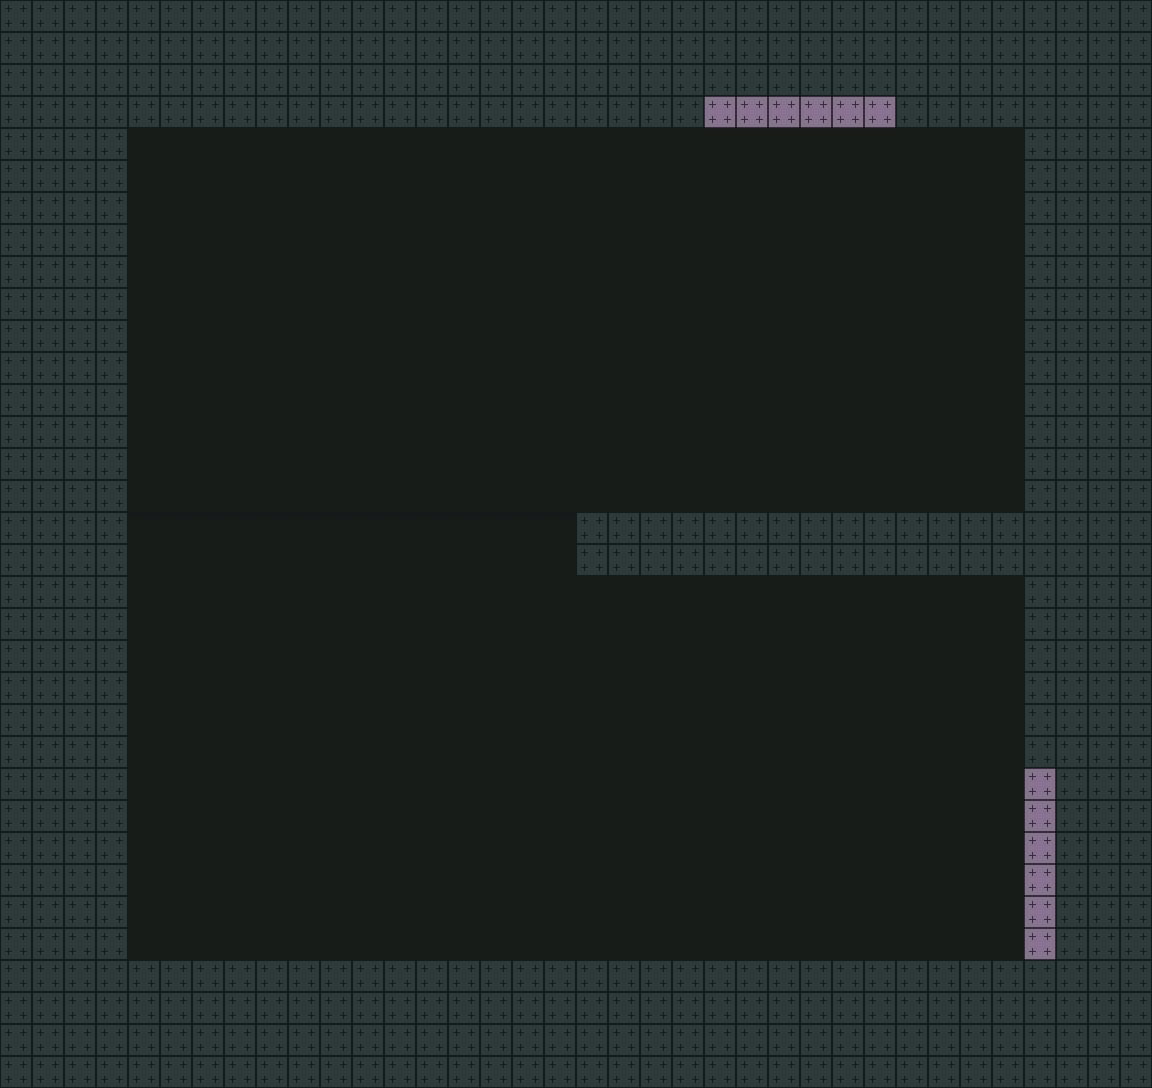

Rendered tile map (Tiled .tmx) drawn with the repository's tilesets; below, a short description and the map source with its tile grids summarised:
An orthogonal 36x34 tile map with 32x32 px tiles, 6 tile layers (background, ground, one_way, decorations, ...), 2 tilesets and 3 objects (boar_1).

<map version="1.9" tiledversion="1.9.2" orientation="orthogonal" renderorder="right-down" width="36" height="34" tilewidth="32" tileheight="32" infinite="0" nextlayerid="9" nextobjectid="6">
 <editorsettings>
  <export target="../boar.tmj" format="json" />
 </editorsettings>
 <tileset firstgid="1" source="../../placeholder_tileset.tsx" />
 <tileset firstgid="6" source="../../enemies.tsx" />
 <layer id="6" name="background" width="36" height="34">
  <properties>
   <property name="ground_tiles" type="bool" value="false" />
  </properties>
  <data>[1224 cells, 1224 non-empty, 1 distinct tile ids]</data>
 </layer>
 <objectgroup id="7" name="transitions">
  <properties>
   <property name="ground_tiles" type="bool" value="false" />
  </properties>
  <object id="2" gid="5" x="704" y="128" width="192" height="128">
   <properties>
    <property name="direction" type="int" value="0" />
    <property name="entrance id" type="int" value="1" />
    <property name="target entrance" type="int" value="1" />
    <property name="target room" value="JungleEdge entrance" />
   </properties>
  </object>
  <object id="3" gid="5" x="1024" y="960" width="128" height="192">
   <properties>
    <property name="direction" type="int" value="1" />
    <property name="entrance id" type="int" value="2" />
    <property name="target entrance" type="int" value="1" />
    <property name="target room" value="JungleEdge hornet" />
   </properties>
  </object>
 </objectgroup>
 <objectgroup id="8" name="enemies">
  <object id="5" name="boar_1" gid="10" x="320" y="960" width="128" height="128">
   <properties>
    <property name="trot_left" type="float" value="134" />
    <property name="trot_right" type="float" value="768" />
    <property name="type" value="boar" />
   </properties>
  </object>
 </objectgroup>
 <layer id="1" name="ground" width="36" height="34">
  <properties>
   <property name="ground_tiles" type="bool" value="true" />
  </properties>
  <data>[1224 cells, 512 non-empty, 1 distinct tile ids]</data>
 </layer>
 <layer id="5" name="one_way" width="36" height="34">
  <properties>
   <property name="ground_tiles" type="bool" value="true" />
  </properties>
  <data>[1224 cells, 14 non-empty, 1 distinct tile ids]</data>
 </layer>
 <layer id="4" name="decorations" width="36" height="34">
  <properties>
   <property name="ground_tiles" type="bool" value="false" />
  </properties>
  <data>[1224 cells, 12 non-empty, 1 distinct tile ids]</data>
 </layer>
 <layer id="3" name="spikes" width="36" height="34">
  <properties>
   <property name="ground_tiles" type="bool" value="false" />
  </properties>
  <data>[1224 cells, 0 non-empty, 0 distinct tile ids]</data>
 </layer>
 <layer id="2" name="spawn_zones" width="36" height="34" tintcolor="#ff0003">
  <properties>
   <property name="ground_tiles" type="bool" value="false" />
  </properties>
  <data>[1224 cells, 13 non-empty, 1 distinct tile ids]</data>
 </layer>
</map>
